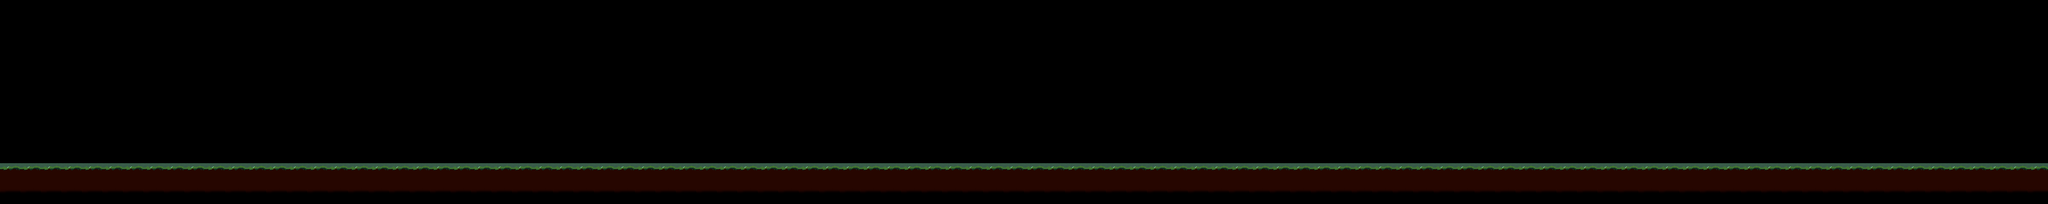

Below is a game level as drawn by its tile map, then a one-line description and the .tmx that defines it (tile-layer data replaced by summaries):
An orthogonal 100x10 tile map with 32x32 px tiles, 1 tile layer (Background), 2 tilesets and 4 objects (2x Theosophist, Player, Anthropophagist).

<map version="1.0" orientation="orthogonal" renderorder="right-down" width="100" height="10" tilewidth="32" tileheight="32" nextobjectid="12">
 <tileset firstgid="1" name="swamp1" tilewidth="32" tileheight="32" tilecount="1">
  <image source="swamp1.png" width="32" height="32" />
  <tile id="0">
   <properties>
    <property name="collidable" value="true" />
   </properties>
  </tile>
 </tileset>
 <tileset firstgid="2" name="swamp2" tilewidth="32" tileheight="32" tilecount="1">
  <image source="swamp2.png" width="32" height="32" />
 </tileset>
 <layer name="Background" width="100" height="10">
  <properties>
   <property name="collidable" value="true" />
  </properties>
  <data>[1000 cells, 200 non-empty, 2 distinct tile ids]</data>
 </layer>
 <objectgroup name="Spawns">
  <object id="2" name="theosophist_1" type="Theosophist" x="674.805" y="226.724" width="25.4897" height="25.4897" />
  <object id="6" name="theosophist_2" type="Theosophist" x="322.646" y="226.053" width="25.4897" height="25.4897" />
  <object id="10" name="player" type="Player" x="36.893" y="6.70779" width="20.1234" height="18.7819">
   <ellipse />
  </object>
  <object id="11" name="anthropophagist_1" type="Anthropophagist" x="1122.89" y="227.395" width="25.4897" height="25.4897" />
 </objectgroup>
</map>
